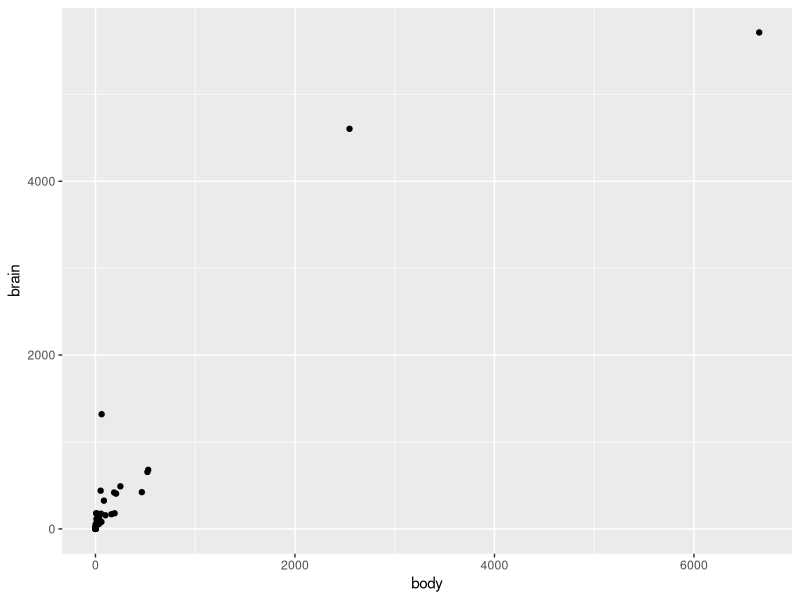
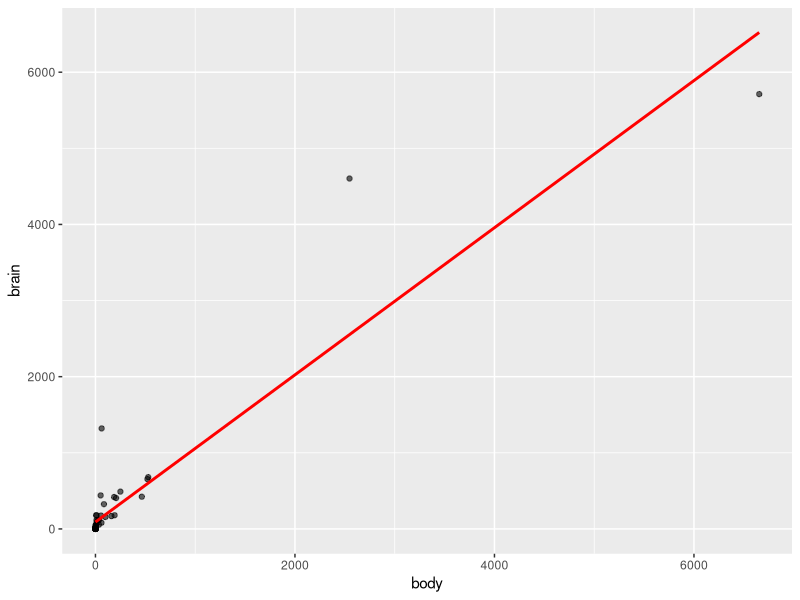
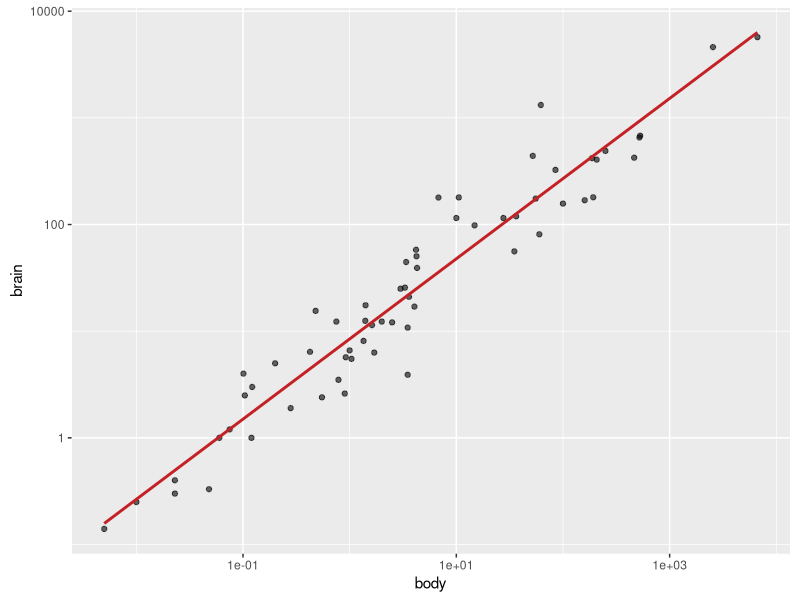
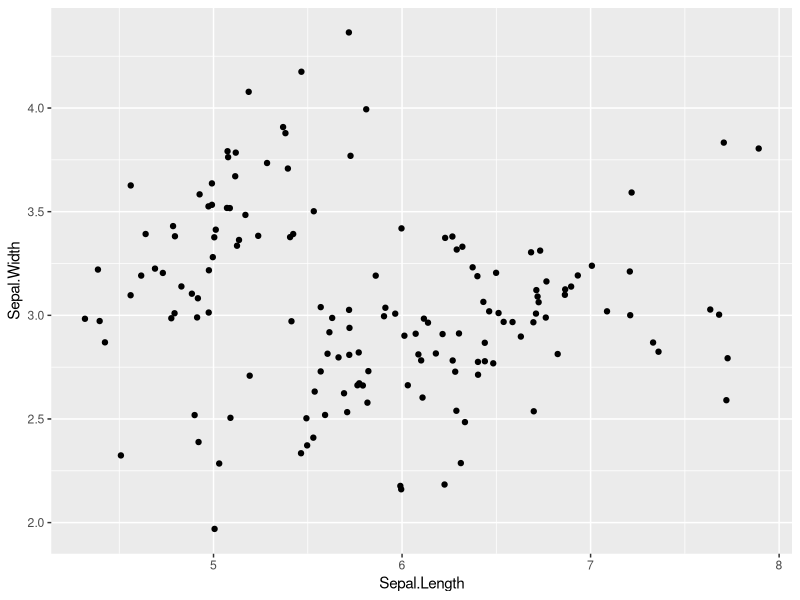
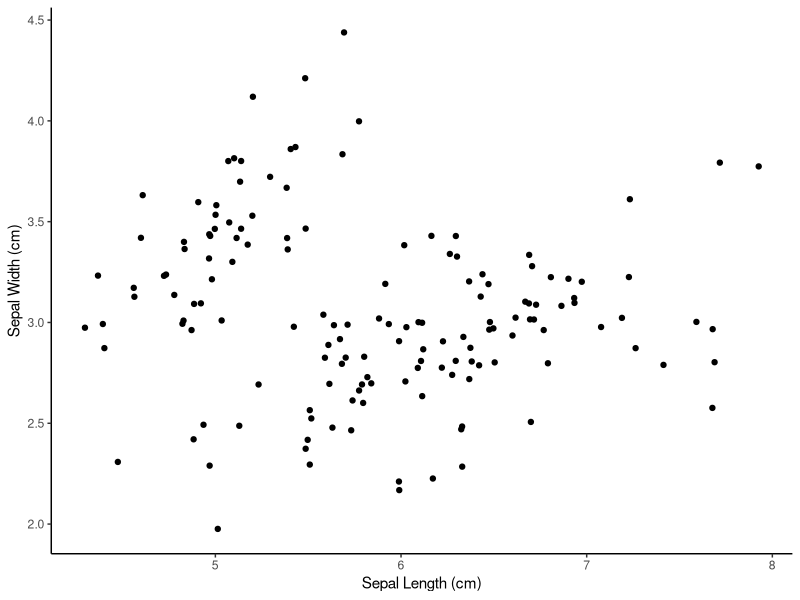
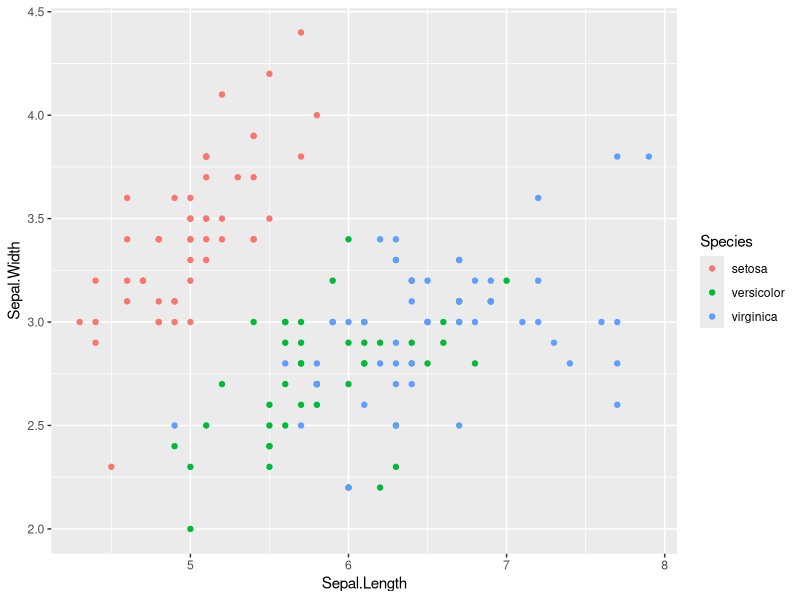
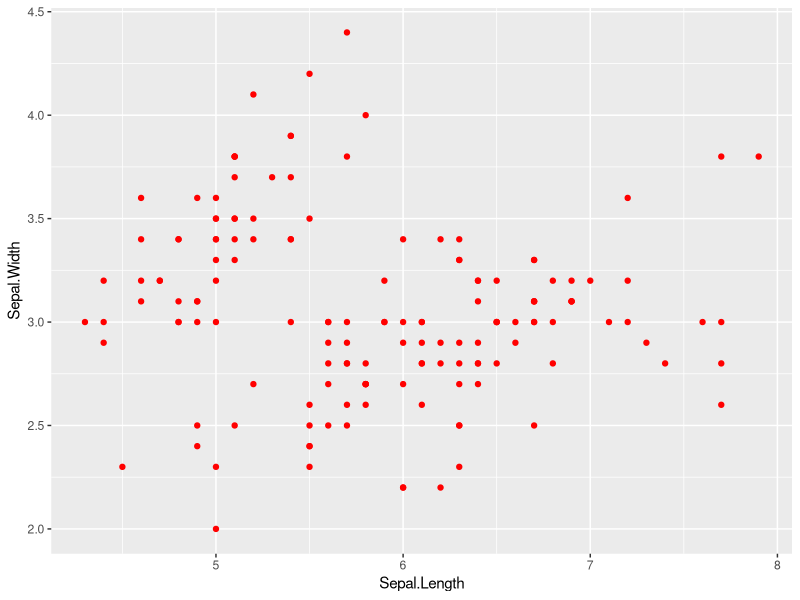
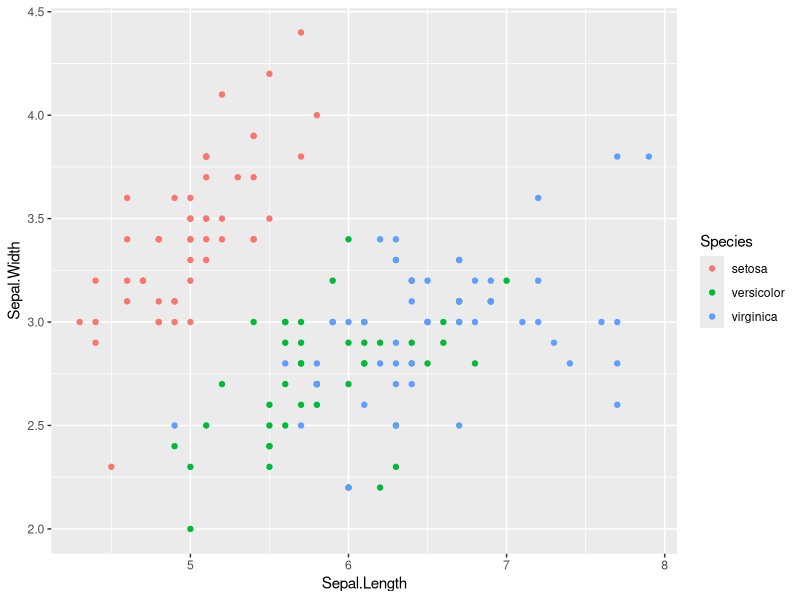

Write the R code that produced these figures, in order. (Note: this script raises an error after producing the figures.)
## ---- chunk 1
library(MASS)
library(ggplot2)
mammals
## ---- chunk 2
ggplot(mammals, aes(x = body, y = brain)) +
  geom_point()
## ---- chunk 3
ggplot(mammals, aes(x = body, y = brain)) +
  geom_point(alpha = 0.6) +
  stat_smooth(
    method = "lm",
    color = "red",
    se = FALSE
  )
## ---- chunk 4
ggplot(mammals, aes(x = body, y = brain)) +
  geom_point(alpha = 0.6) +
  coord_fixed() +
  scale_x_log10() +
  scale_y_log10() +
  stat_smooth(
    method = "lm",
    color = "#C42126",
    se = FALSE,
    size = 1
  )
## ---- chunk 5
iris
## ---- chunk 6
g <- ggplot(iris, aes(x = Sepal.Length, y = Sepal.Width)) +
  geom_jitter()
g
## ---- chunk 7
g <- g +
  labs(x = "Sepal Length (cm)", y = "Sepal Width (cm)") +
  theme_classic()
g
## ---- chunk 8
ggplot(iris, aes(x = Sepal.Length, y = Sepal.Width, color = Species)) +
  geom_point()
## ---- chunk 9
ggplot(iris, aes(x = Sepal.Length, y = Sepal.Width)) +
  geom_point(color = 'red')
## ---- chunk 10
ggplot(iris, aes(x = Sepal.Length,
                 y = Sepal.Width,
                 color = Species)) +
  geom_point(position = "identity")
## ---- chunk 11
ggplot(iris, aes(x = Sepal.Length,
                 y = Sepal.Width,
                 color = Species)) +
  geom_point(position = "jitter")
## ---- chunk 12
posn_j <- position_jitter(0.1)

ggplot(iris, aes(x = Sepal.Length,
                 y = Sepal.Width,
                 color = Species)) +
  geom_point(position = posn_j)
## ---- chunk 13
ggplot(iris, aes(x = Sepal.Length,
                 y = Sepal.Width,
                 color = Species)) +
  geom_point(position = 'jitter') +
  scale_x_continuous("Sepal Length") +
  scale_color_discrete("Species")
## ---- chunk 14
ggplot(iris, aes(x = Sepal.Length,
                 y = Sepal.Width,
                 color = Species)) +
  geom_point(position = 'jitter') +
  scale_x_continuous("Sepal Length",
                     limits = c(2,8)) +
  scale_color_discrete("Species")
## ---- chunk 15
ggplot(iris, aes(x = Sepal.Length,
                 y = Sepal.Width,
                 color = Species)) +
  geom_point(position = 'jitter') +
  scale_x_continuous("Sepal Length",
                     limits = c(2,8),
                     breaks = seq(2, 8, 3)) +
  scale_color_discrete("Species")
## ---- chunk 16
ggplot(iris, aes(x = Sepal.Length,
                 y = Sepal.Width,
                 color = Species)) +
  geom_point(position = 'jitter') +
  scale_x_continuous("Sepal Length",
                     limits = c(2,8),
                     breaks = seq(2, 8, 3),
                     expand = c(0,0)) +
  scale_color_discrete("Species")
## ---- chunk 17
ggplot(iris, aes(x = Sepal.Length,
                 y = Sepal.Width,
                 color = Species)) +
  geom_point(position = 'jitter') +
  scale_x_continuous("Sepal Length",
                     limits = c(2,8),
                     breaks = seq(2, 8, 3),
                     expand = c(0,0),
                     labels = c("Setosa", "Versicolor", "Virginica")) +
  scale_color_discrete("Species")
## ---- chunk 18
ggplot(iris, aes(x = Sepal.Length,
                 y = Sepal.Width,
                 color = Species)) +
  geom_point(position = 'jitter') +
  labs(x = "Sepal Length", y = "Sepal Width", color = "Species")
## ---- chunk 19
ggplot(iris, aes(x = Sepal.Length,
                 y = Sepal.Width)) +
  geom_point()
## ---- chunk 20
# Same as plot below
ggplot(iris, aes(x = Sepal.Length,
                 y = Sepal.Width)) +
  geom_point()

# Same as plot above
ggplot(iris, aes(x = Sepal.Length,
                 y = Sepal.Width)) +
  geom_point(aes(color = Species))

## ---- chunk 21
library('dplyr')
iris %>%
  group_by(Species) %>%
  summarise_all(mean) -> iris.summary # Summary statistics
## ---- chunk 22
ggplot(iris, aes(x = Sepal.Length,
                 y = Sepal.Width,
                 col = Species)) +
  # Inherits both data and aes from ggplot
  geom_point() +
  # Different data, but inherited aes
  geom_point(data = iris.summary, shape = 15, size = 5)
## ---- chunk 23
ggplot(iris, aes(x = Sepal.Length, y = Sepal.Width, col = Species)) +
  geom_point() + 
  geom_point(data = iris.summary, shape = 21, size = 5, fill = "black", stroke = 2)
## ---- chunk 24
ggplot(iris,
       aes(x = Sepal.Length,
           y = Sepal.Width,
           col = Species)) +
  geom_point(position = "jitter")
## ---- chunk 25
ggplot(iris, aes(x = Sepal.Width)) + geom_histogram()
## ---- chunk 26
ggplot(iris, aes(x = Sepal.Width)) + 
  geom_histogram(binwidth = 0.1)
## ---- chunk 27
ggplot(iris, aes(x = Sepal.Width)) + 
  geom_histogram(binwidth = 0.1,
                 ceneter = 0.05)
## ---- chunk 28
ggplot(iris, aes(x = Sepal.Width, fill = Species)) +
  geom_histogram(binwidth = 0.1,
                 ceneter = 0.05,
                 position = 'stack')
## ---- chunk 29
ggplot(iris, aes(x = Sepal.Width, fill = Species)) +
  geom_histogram(binwidth = 0.1,
                 ceneter = 0.05,
                 position = 'dodge')
## ---- chunk 30
ggplot(iris, aes(x = Sepal.Width,
                 fill = Species)) +
  geom_histogram(binwidth = 0.1,
                 center = 0.05,
                 position = 'fill')
## ---- chunk 31
str(msleep)
ggplot(msleep, aes(vore)) +
  geom_bar()
## ---- chunk 32
# Calculate descriptive statistics
library(tidyr)
iris_summ_long <- iris %>%
  select(Species, Sepal.Width) %>%
  gather(key, value, -Species) %>%
  group_by(Species) %>%
  summarise(avg = mean(value),
            stdev = sd(value))

iris_summ_long
## ---- chunk 33
ggplot(iris_summ_long, aes(x = Species,
                           y = avg)) +
  geom_col() +  # Use geom_col as already calculated
  geom_errorbar(aes(ymin = avg - stdev,
                    ymax = avg + stdev),
                width = 0.1)
## ---- chunk 34
data(beavers)
str(beaver1)
str(beaver2)
## ---- chunk 35
ggplot(beaver1, aes(x = time, y= temp,
                    color = factor(activ))  # Color each segment of line according to weather beaver was active or not
       ) + geom_line()
## ---- chunk 36
ggplot(fish, aes(x = Year,
                 y = Capture,
                 fill = Species)) +
  geom_ribbon(aes(ymax = Capture, ymin = 0), alpha = 0.3)
## ---- chunk 37
ggplot(fish.tidy, aes(x = Year, y = Capture, color = Species)) +
  geom_line(aes(group = Species))
## ---- chunk 38
ggplot(iris, aes(x = Sepal.Length, y = Sepal.Width, color = Species)) +
  geom_jitter(alpha = 0.6)
## ---- chunk 39
ggplot(iris, aes(x = Sepal.Length, y = Sepal.Width, color = Species)) +
  geom_jitter(alpha = 0.6) +
  theme(axis.title = element_text(color = "blue"))  # Changes the axis font colours to blue
## ---- chunk 40
z <- ggplot(iris, aes(x = Sepal.Length, y = Sepal.Width, color = Species)) +
  geom_jitter(alpha = 0.6) +
  scale_x_continuous("Sepal Length (cm)", limits = c(4,8), expand = c(0,0)) +
  scale_y_continuous("Sepal Width (cm)", limits = c(1.5,5), expand = c(0,0)) +
  scale_color_brewer("Species", palette = "Dark2", labels = c("Setosa", "Versicolor", "Virginica"))
z
## ---- chunk 41
z + theme(text = element_text(family = "serif", size = 14),
          rect = element_blank(),
          panel.grid = element_blank(),
          title = element_text(color = "#8b0000"),
          axis.line = element_line(color = "black"))
## ---- chunk 42
theme_iris <- theme(text = element_text(family = "serif", size = 14),
          rect = element_blank(),
          panel.grid = element_blank(),
          title = element_text(color = "#8b0000"),
          axis.line = element_line(color = "black"))
## ---- chunk 43
z + theme_iris
## ---- chunk 44
m <- ggplot(iris, aes(x = Sepal.Width)) +
  geom_histogram(binwidth = 0.1,
                 center = 0.05)
m
## ---- chunk 45
m +
  theme_iris
## ---- chunk 46
m +
  theme_iris +
  theme(axis.line.x = element_blank())
## ---- chunk 47
z + theme_classic()
## ---- chunk 48
library(ggthemes)
z +
  theme_tufte()
## ---- chunk 49
original <- theme_update(text = element_text(family = "serif", size = 14),
                        rect = element_blank(),
                        panel.grid = element_blank(),
                        title = element_text(color = "#8b0000"),
                        axis.line = element_line(color = "black"))
## ---- chunk 50
theme_set(original)
## ---- chunk 51
ggplot(gm2007_full_arranged, aes(index, lifeExp)) +
  geom_point()
## ---- chunk 52
p <- ggplot(iris, aes(x = Sepal.Width))
p + geom_histogram()
## ---- chunk 53
p <- ggplot(mtcars, aes(x = factor(cyl), fill = factor(am)))
p + geom_bar()
p + stat_count()
## ---- chunk 54
ggplot(iris, aes(x = Sepal.Length,
                 y = Sepal.Width,
                 color = Species)) +
  geom_point() +
  geom_smooth()
## ---- chunk 55
ggplot(iris, aes(x = Sepal.Length,
                 y = Sepal.Width,
                 color = Species)) +
  geom_point() +
  geom_smooth(se = FALSE)
## ---- chunk 56
ggplot(iris, aes(x = Sepal.Length,
                 y = Sepal.Width,
                 color = Species)) +
  geom_point() +
  geom_smooth(se = FALSE, span = 0.4)
## ---- chunk 57
ggplot(iris, aes(x = Sepal.Length,
                 y = Sepal.Width,
                 color = Species)) +
  geom_point() +
  geom_smooth(se = FALSE, method = "lm")
## ---- chunk 58
ggplot(iris, aes(x = Sepal.Length,
                 y = Sepal.Width,
                 color = Species)) +
  geom_point() +
  geom_smooth(method = "lm", fullrange = TRUE)
## ---- chunk 59
p <- ggplot(iris, aes(Sepal.Length, Sepal.Width))
p + geom_point()
## ---- chunk 60
p + geom_jitter(alpha = 0.5,
                width = 0.1,
                height = 0.1)
## ---- chunk 61
p +
  geom_count()
## ---- chunk 62
ggplot(iris, aes(Sepal.Length, Sepal.Width, color = Species)) +
  geom_count(alpha = 0.4)
## ---- chunk 63
library(AER)
data(Journals)

p <- ggplot(Journals,
            aes(log(price/citations),
                log(subs))) +
  geom_point(alpha = 0.5)
p
## ---- chunk 64
p +
  geom_quantile(quantiles = c(0.05, 0.50, 0.95))
## ---- chunk 65
ggplot(iris, aes(x = Species,
                 y = Sepal.Length)) +
  geom_jitter(width = 0.2)
## ---- chunk 66
set.seed(123)
xx <- rnorm(100)

# Hmisc
library(Hmisc)
smean.sdl(xx, mult = 1)  # Returns mean +/- one sd as a named vector

#ggplot2
mean_sdl(xx, mult = 1)  # Converts vector to a df, renaming variables to match ggplot2 aesthetics
## ---- chunk 67
ggplot(iris, aes(x = Species,
                 y = Sepal.Length)) +
  stat_summary(fun.data = mean_sdl,
               fun.args = list(mult = 1))
## ---- chunk 68
ggplot(iris, aes(x = Species,
                 y = Sepal.Length)) +
  stat_summary(fun.y = mean,
               geom = 'point') +
  stat_summary(fun.data = mean_sdl,
               fun.args = list(mult = 1),
               geom = "errorbar",
               width = 0.1)
